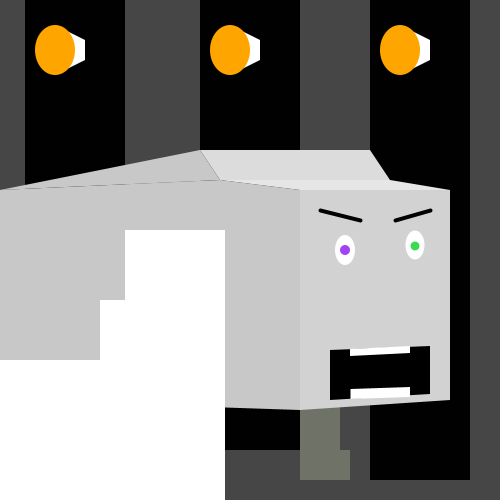
Frame 1 (no input)
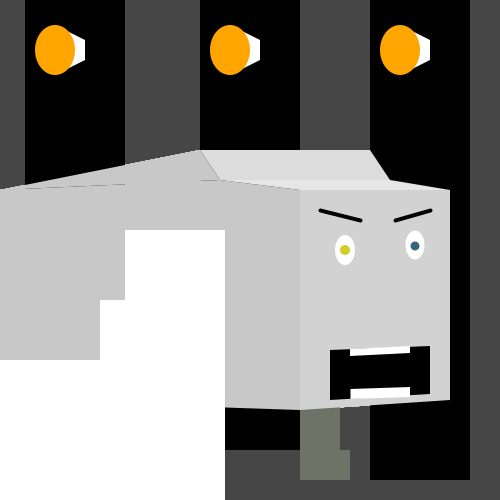
Frame 60 (the mouse pressed at the canvas centre just before this capture)
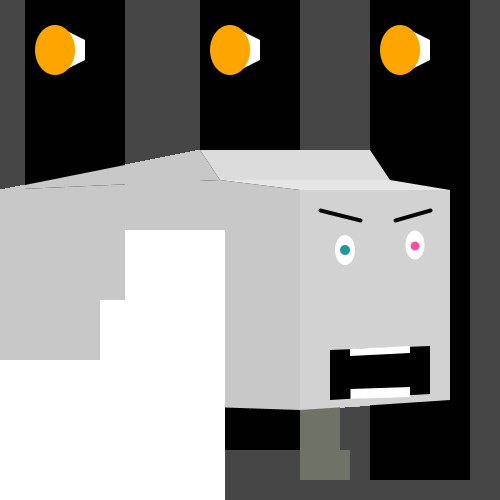
Frame 120 (the mouse held since frame 60 and released just before this capture)

The Processing sketch that drew these frames (run headless with seeded random() and noise(); from frame 60 on, the mouse is pressed at the canvas centre):

// Processing sketch: mySketch
// ── mySketch.pde
void setup() { 
  size(500, 500);
  background(70);
}
void draw() {
  //pillar
  noStroke();
  fill(1);
  rect(370,0,100,480);
  rect(200,0,100,450);
  rect(25,0,100,430);
  

  
  //lights
  fill(255);
  quad(400,25,430,40,430,60,400,75);
  fill(255,165,0);
  ellipseMode(CENTER);
  ellipse(400,50,40,50);
  
  fill(255);
  quad(230,25,260,40,260,60,230,75);
  fill(255,165,0);
  ellipse(230,50,40,50);
  
  fill(255);
  quad(55,25,85,40,85,60,55,75);
  fill(255,165,0);
  ellipse(55,50,40,50);
  
  //legs
  fill(111,115,103);
  rect(300,400,40,80);
  rect(340,450,10,30);
  rect(150,400,50,90);
  rect(200,460,20,30);
  //body
  noStroke();
  fill(200);
  quad(0,190,200,150,220,180,0,190);
  quad(0,190,220,180,300,190,0,190);
  quad(0,190,300,190,300,410,0,400);
  noStroke();
  fill(220);
  line(0,190,200,150);
  line(0,400,300,410);
  //face
  quad(200,150,370,150,390,180,220,180);//clockwise
  fill(230);
  quad(220,180,390,180,450,190,300,190);
  fill(210);
  quad(300,190,450,190,450,400,300,410);
  //face-components
  //eyebrows
  stroke(1);
  strokeWeight(4);
  line(320,210,360,220);
  line(395,220,430,210);
  //eyes
  ellipseMode(CENTER);
  fill(255);
  noStroke();
  ellipse(345,250,20,30);
  ellipse(415,245,19,29);
  
  fill(int(random(0,255)),int(random(0,255)),int(random(0,255)));
  ellipse(345,250,10,10);
  fill(int(random(0,255)),int(random(0,255)),int(random(0,255)));
  ellipse(415,246,9,9);
  //mouth
  fill(0);
  quad(330,350,430,346,430,394,330,400);
  //teeth
  fill(255);
  quad(350,349,410,346,410,353,350,356);
  quad(350.5,389,410,387,410,397,350.5,399);
  
  
   rect(0,360,100,480);
  rect(100,300,100,450);
  rect(125,230,100,430);
  
  line(320,210,360,220);
  line(395,220,430,210);

}
